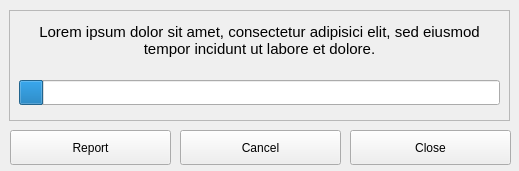
<?xml version="1.0" encoding="UTF-8"?>
<ui version="4.0">
 <class>kbvBatchProgressClass</class>
 <widget class="QDialog" name="kbvBatchProgressClass">
  <property name="windowModality">
   <enum>Qt::ApplicationModal</enum>
  </property>
  <property name="geometry">
   <rect>
    <x>0</x>
    <y>0</y>
    <width>519</width>
    <height>171</height>
   </rect>
  </property>
  <property name="windowTitle">
   <string notr="true"/>
  </property>
  <property name="modal">
   <bool>true</bool>
  </property>
  <widget class="QPushButton" name="buttonClose">
   <property name="geometry">
    <rect>
     <x>350</x>
     <y>130</y>
     <width>161</width>
     <height>35</height>
    </rect>
   </property>
   <property name="sizePolicy">
    <sizepolicy hsizetype="MinimumExpanding" vsizetype="Fixed">
     <horstretch>0</horstretch>
     <verstretch>0</verstretch>
    </sizepolicy>
   </property>
   <property name="minimumSize">
    <size>
     <width>69</width>
     <height>35</height>
    </size>
   </property>
   <property name="toolTip">
    <string notr="true">Cancel dialog</string>
   </property>
   <property name="text">
    <string>Close</string>
   </property>
   <property name="shortcut">
    <string notr="true"/>
   </property>
   <property name="autoDefault">
    <bool>false</bool>
   </property>
   <property name="flat">
    <bool>false</bool>
   </property>
  </widget>
  <widget class="QFrame" name="frame">
   <property name="geometry">
    <rect>
     <x>9</x>
     <y>10</y>
     <width>501</width>
     <height>111</height>
    </rect>
   </property>
   <property name="frameShape">
    <enum>QFrame::StyledPanel</enum>
   </property>
   <property name="frameShadow">
    <enum>QFrame::Raised</enum>
   </property>
   <widget class="QLabel" name="lblFilename">
    <property name="geometry">
     <rect>
      <x>10</x>
      <y>0</y>
      <width>481</width>
      <height>61</height>
     </rect>
    </property>
    <property name="sizePolicy">
     <sizepolicy hsizetype="MinimumExpanding" vsizetype="MinimumExpanding">
      <horstretch>0</horstretch>
      <verstretch>0</verstretch>
     </sizepolicy>
    </property>
    <property name="minimumSize">
     <size>
      <width>342</width>
      <height>39</height>
     </size>
    </property>
    <property name="font">
     <font>
      <pointsize>11</pointsize>
     </font>
    </property>
    <property name="text">
     <string notr="true">Lorem ipsum dolor sit amet, consectetur adipisici elit, sed eiusmod tempor incidunt ut labore et dolore.</string>
    </property>
    <property name="alignment">
     <set>Qt::AlignCenter</set>
    </property>
    <property name="wordWrap">
     <bool>true</bool>
    </property>
    <property name="margin">
     <number>2</number>
    </property>
   </widget>
   <widget class="QProgressBar" name="progressBar">
    <property name="geometry">
     <rect>
      <x>10</x>
      <y>70</y>
      <width>481</width>
      <height>25</height>
     </rect>
    </property>
    <property name="font">
     <font>
      <pointsize>11</pointsize>
     </font>
    </property>
    <property name="value">
     <number>5</number>
    </property>
    <property name="format">
     <string notr="true"/>
    </property>
   </widget>
  </widget>
  <widget class="QPushButton" name="buttonCancel">
   <property name="geometry">
    <rect>
     <x>180</x>
     <y>130</y>
     <width>161</width>
     <height>35</height>
    </rect>
   </property>
   <property name="sizePolicy">
    <sizepolicy hsizetype="MinimumExpanding" vsizetype="Fixed">
     <horstretch>0</horstretch>
     <verstretch>0</verstretch>
    </sizepolicy>
   </property>
   <property name="minimumSize">
    <size>
     <width>69</width>
     <height>35</height>
    </size>
   </property>
   <property name="toolTip">
    <string notr="true">Cancel dialog</string>
   </property>
   <property name="text">
    <string>Cancel</string>
   </property>
   <property name="shortcut">
    <string notr="true"/>
   </property>
   <property name="autoDefault">
    <bool>false</bool>
   </property>
   <property name="flat">
    <bool>false</bool>
   </property>
  </widget>
  <widget class="QPushButton" name="buttonReport">
   <property name="geometry">
    <rect>
     <x>10</x>
     <y>130</y>
     <width>161</width>
     <height>35</height>
    </rect>
   </property>
   <property name="sizePolicy">
    <sizepolicy hsizetype="MinimumExpanding" vsizetype="Fixed">
     <horstretch>0</horstretch>
     <verstretch>0</verstretch>
    </sizepolicy>
   </property>
   <property name="minimumSize">
    <size>
     <width>69</width>
     <height>35</height>
    </size>
   </property>
   <property name="toolTip">
    <string notr="true">Cancel dialog</string>
   </property>
   <property name="text">
    <string>Report</string>
   </property>
   <property name="shortcut">
    <string notr="true"/>
   </property>
   <property name="autoDefault">
    <bool>false</bool>
   </property>
   <property name="flat">
    <bool>false</bool>
   </property>
  </widget>
 </widget>
 <resources/>
 <connections/>
</ui>
